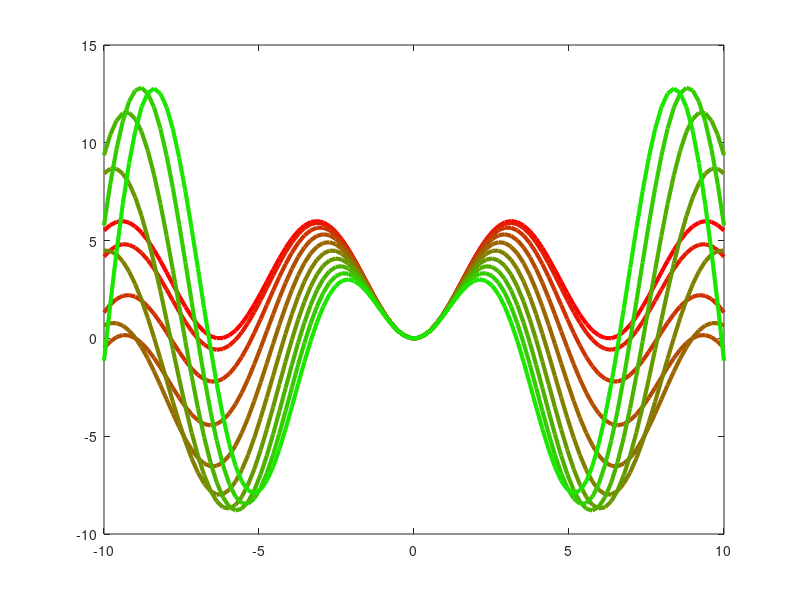

Reproduce this figure in MATLAB.

for w = 0 :.1:.9
	t = linspace(-10,10);

    y = 3.*(cos(t.*w)-cos(t))/(1-w^2);

    plot (t,y,'col',[1-w,w,0],'linewidth',3);
    hold on;
end
